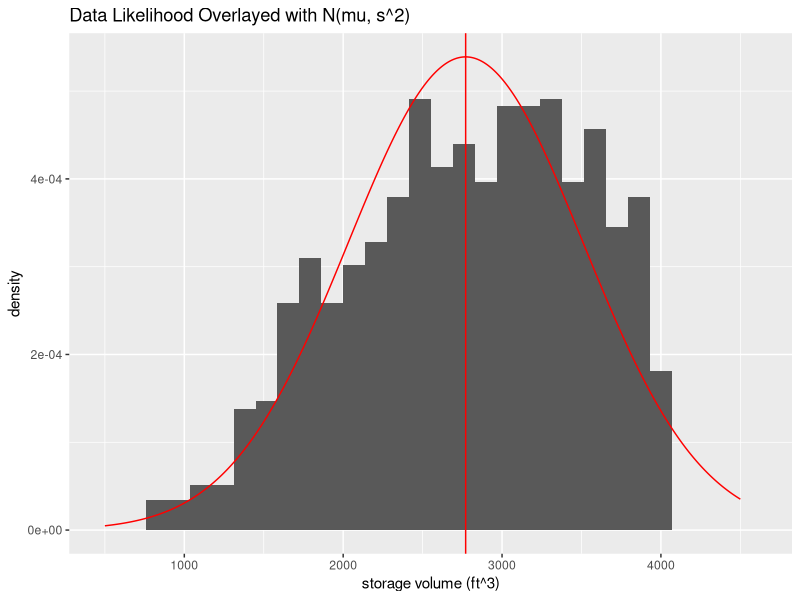
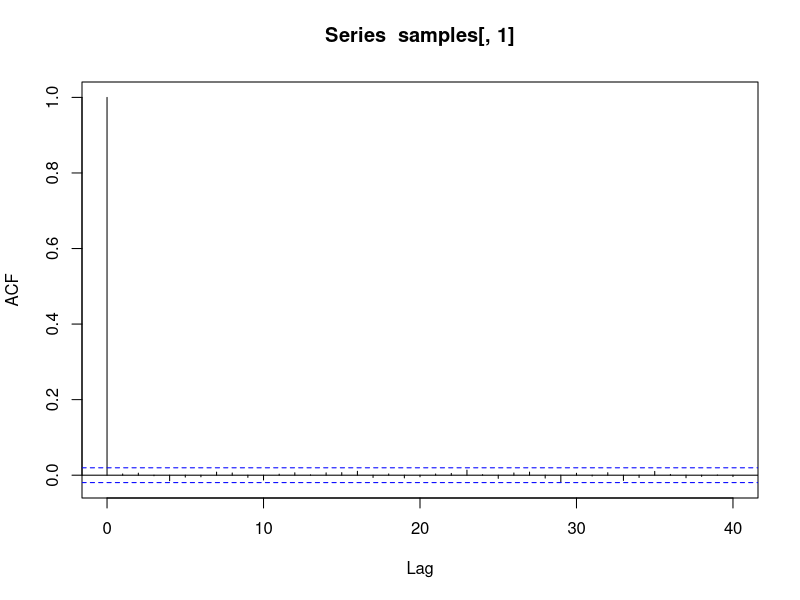
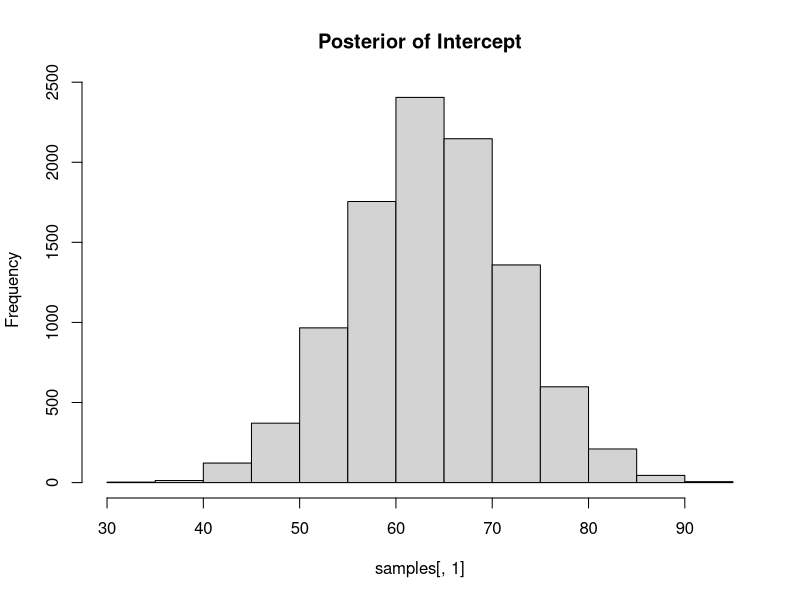
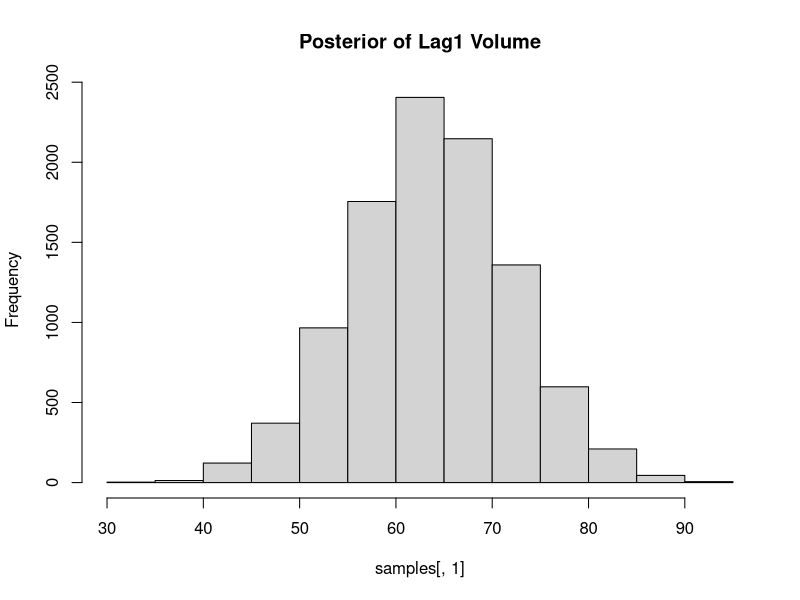
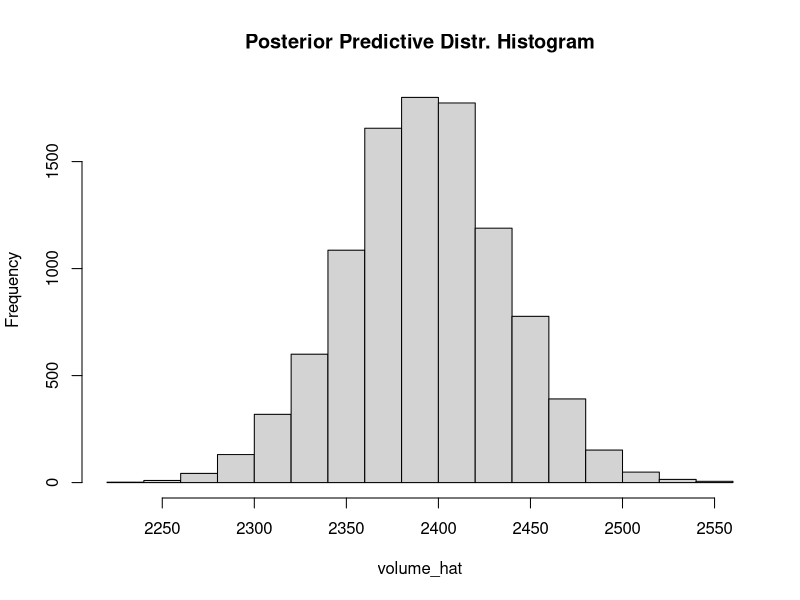
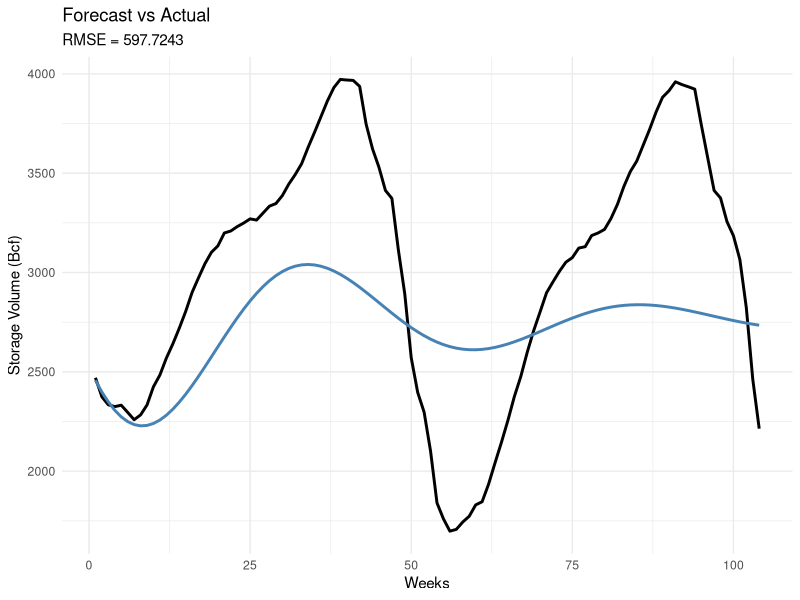
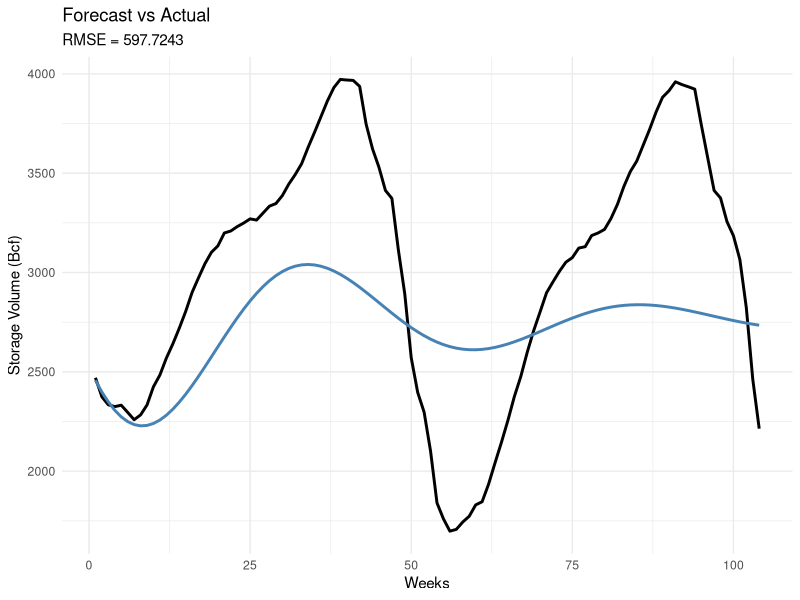

Here is the R script that generated these plots, in order: (Note: this script raises an error after producing the figures.)
## ---- chunk 1
library(ggplot2)
library(MASS)
## ---- chunk 2
df <- read.csv("ngshistory.csv")
df$Week.ending <- as.Date(df$Week.ending)
df
## ---- chunk 3
sample_mu = mean(df$Total.Lower.48)
sample_sig = sqrt(var(df$Total.Lower.48))

x = seq(500, 4500, length.out=1000)
n_prob = dnorm(x, sample_mu, sample_sig)
## ---- chunk 4
ggplot(df, aes(x = Total.Lower.48)) +
  geom_histogram(aes(y = after_stat(density)), bins = 30) +
  geom_line(aes(x = x, y = n_prob), data = data.frame(x, n_prob), color = "red") +
  geom_vline(aes(xintercept=sample_mu), color='red') +
  labs(x="storage volume (ft^3)", title="Data Likelihood Overlayed with N(mu, s^2)")

#ggsave("data_likelihood.png")
## ---- chunk 5
df_sp <- read.csv("Henry_Hub_Natural_Gas_Spot_Price.csv")
df_sp$Week.of <- as.Date(df_sp$Week.of, format="%m/%d/%Y")
df_sp
## ---- chunk 6
mask_sp <- as.Date("2010-01-01") <= df_sp$Week.of & df_sp$Week.of <= as.Date("2026-02-06")
mask_df <- as.Date("2010-01-01") <= df$Week.ending & df$Week.ending <= as.Date("2026-02-06")
## ---- chunk 7
price <- df_sp[mask_sp, c("Week.of", "Henry.Hub.Natural.Gas.Spot.Price.Dollars.per.Million.Btu")]
volume <- df[mask_df, c("Week.ending", "Total.Lower.48")]

data <- merge(x=price, y=volume, by.x="Week.of", by.y="Week.ending", all = FALSE)

## ---- chunk 8
n <- nrow(data)

split <- n - 104
data_train <- data[1:split, ]
data_test  <- data[(split + 1):n, ]
## ---- chunk 9
gibbs_sampler <- function(n, X_train, Y_train, prior, burn = 0.18) {
  total_iter <- floor(n / (1 - burn))
  p <- ncol(X_train)
  XtX <- t(X_train) %*% X_train
  Xty <- t(X_train) %*% Y_train
  Sigma0_inv <- solve(prior$Sigma0)
  
  w <- rep(0, p)
  sigma_y <- 1
  samples <- matrix(NA, nrow = total_iter, ncol = p + 1)
  
  for (i in seq(1:total_iter)) {
    
    # Sample M, V
    V <- solve((1 / sigma_y) * XtX + Sigma0_inv)
    M <- V %*% ((1 / sigma_y) * Xty + Sigma0_inv %*% prior$w0)
    w <- mvrnorm(1, M, V)
    
    # Sample sigma_y
    resid  <- Y_train - X_train %*% w
    A      <- (2 * prior$alpha0 + length(Y_train)) / 2
    B      <- (2 * prior$beta0  + t(resid) %*% resid) / 2
    sigma_y <- 1 / rgamma(1, shape = A, rate = B)
    
    samples[i, ] <- c(w, sigma_y)
  }
  
  burn_n  <- floor(burn * total_iter)
  samples <- samples[(burn_n + 1):nrow(samples), ]

  return(samples)
}
## ---- chunk 10
## manual lag data prep
lag_features <- function(data, max_lag) {
  price_embed   <- embed(data$Henry.Hub.Natural.Gas.Spot.Price.Dollars.per.Million.Btu, max_lag + 1)
  storage_embed <- embed(data$Total.Lower.48, max_lag + 1)
  
  X_train <- cbind(
    intercept = 1,
    price_embed[, 2:(max_lag + 1)],
    storage_embed[, 2:(max_lag + 1)]
  )
  
  colnames(X_train) <- c("intercept",
                   paste0("price_lag",   1:max_lag),
                   paste0("storage_lag", 1:max_lag))
  
  Y <- storage_embed[, 1]
  
  return(list(X_train = as.matrix(X_train), Y = as.matrix(Y, ncol=1)))
}
## ---- chunk 11
result <- lag_features(data_train, max_lag=4)
X_train <- result$X_train
Y_train <- result$Y
dim(Y_train)
## ---- chunk 12
p = ncol(X_train)
Sigma0 = diag(4, p)
Sigma0[1] = 1000 # uninformative prior for intercept
prior <- list(
  w0 = rep(0, p),
  Sigma0 = Sigma0,
  alpha0 = 2,
  beta0 = 1
)
cat(dim(X_train))
cat(dim(Y_train))
samples <- gibbs_sampler(10000, X_train, Y_train, prior)
## ---- chunk 13
acf(samples[,1])
## ---- chunk 14
hist(samples[,1], main = "Posterior of Intercept")
## ---- chunk 15
hist(samples[,1], main = "Posterior of Lag1 Volume")
## ---- chunk 16
samples_w <- samples[,1:9]
samples_sigma_y <- samples[,10]
volume_hat <- c()
for(i in 1:nrow(samples)){
  volume_hat <- c(volume_hat, rnorm(n = 1, mean = t(samples_w[i,])%*%X_train[1,], sd = sqrt(samples_sigma_y[i])))
}
## ---- chunk 17
hist(volume_hat, main="Posterior Predictive Distr. Histogram")

mean(volume_hat)
sample_mu
## ---- chunk 18
nrow(samples[,1:p])
## ---- chunk 19
get_forecast <- function(samples, past_data, n_ahead) {
  p <- ncol(samples) - 1
  w_post <- samples[, 1:p]

  price_hist <- tail(past_data$Henry.Hub.Natural.Gas.Spot.Price.Dollars.per.Million.Btu, 4)
  storage_hist <- tail(past_data$Total.Lower.48, 4)

  forecasts <- numeric(n_ahead)
  forecasts_above <- numeric(n_ahead)
  forecasts_below <- numeric(n_ahead)

  for (h in 1:n_ahead) {
    x_new <- c(1, rev(tail(price_hist, 4)), rev(tail(storage_hist, 4)))
    
    mu_hat <- w_post %*% x_new
    
    forecasts[h] <- mean(mu_hat)
    forecasts_above[h] <- as.numeric(quantile(mu_hat, probs=0.95))
    forecasts_below[h] <- as.numeric(quantile(mu_hat, probs=0.05))
      
    storage_hist <- c(storage_hist, mean(mu_hat))
    price_hist <- c(price_hist, tail(price_hist, 1))
  }

  return(data.frame(
  step = 1:n_ahead, 
  forecast = forecasts,
  lower_95 = forecasts_below,
  upper_95 = forecasts_above
))
}
## ---- chunk 20
fc <- get_forecast(samples, data_train, 104)
## ---- chunk 21
colnames(fc)
## ---- chunk 22
actual <- data_test$Total.Lower.48
resid <- as.matrix(actual - fc$forecast)
rmse <- sqrt(mean(resid**2))
rmse
## ---- chunk 23
fc_plot <- fc
fc_plot$actual <- actual
head(fc_plot)
## ---- chunk 24

ggplot(fc_plot, aes(x = step)) +
  geom_ribbon(aes(ymin = lower_95, ymax = upper_95), fill = "steelblue", alpha = 0.2) + 
  geom_line(aes(y = actual), color = "black", linewidth = 1) +
  geom_line(aes(y = forecast), color = "steelblue", linewidth = 1) +
  labs (
    x = "Weeks", 
    y = "Storage Volume (Bcf)",
    title = "Forecast vs Actual",
    subtitle = "RMSE = 597.7243"
  ) +
  theme_minimal()

ggsave("bayesian_pred.png")
## ---- chunk 25
walk_forward_cv <- function(data, prior) {
  n <- nrow(data)
  cv_start <- n - 52 * 5
  fold_starts <- floor(seq(cv_start, n - 52 - 4, length.out = 5))
  fold_results <- list()

  for (f in seq_along(fold_starts)) {
    train_end <- fold_starts[f]
    data_tr <- data[1:train_end, ]

    lagged_train <- lag_features(data_tr, max_lag = 4)
    X_train <- lagged_train$X_train
    y_train <- lagged_train$Y

    samples <- gibbs_sampler(10000, X_train, y_train, prior)

    fc <- forecast(samples, data_tr, 52)
    actual <- data$Total.Lower.48[(train_end + 1):(train_end + nrow(fc))]

    rmse <- sqrt(mean((actual - fc$forecast)^2))
    fold_results[[f]] <- data.frame(fold = f, RMSE = rmse)
    cat(sprintf("Fold %d RMSE: %.2f\n", f, rmse))
  }

  results <- do.call(rbind, fold_results)
  results
}
## ---- chunk 26
walk_forward_cv(data, prior=prior)
## ---- chunk 27
# testing with a more informed prior
Sigma0 = diag(2, p)
Sigma0[1] = 1000 # uninformative prior for intercept
prior2 <- list(
  w0 = rep(0, p),
  Sigma0 = Sigma0,
  alpha0 = 2,
  beta0 = 1
)
## ---- chunk 28
walk_forward_cv(data, prior2)
